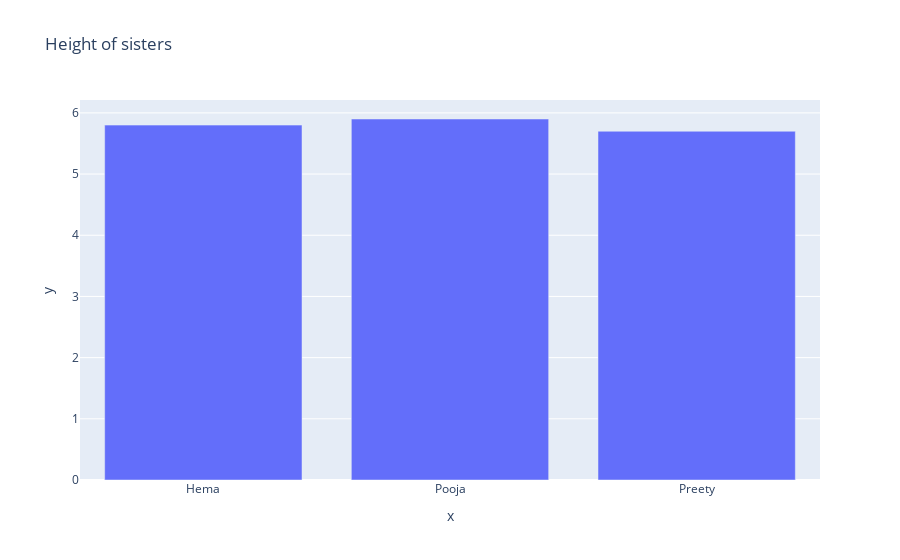

Notebook code cell kept with this figure:
### Code cell
fig = px.bar(x=names, y=heights, title='Height of sisters')
fig.show()
fig.write_html("01_barplot.html")

### Figure 1 — Plotly figure (JSON) as saved in the notebook; plotly's stock layout.template omitted (floating-point values rounded to 4 significant figures)
{"data": [{"alignmentgroup": "True", "hovertemplate": "x=%{x}<br>y=%{y}<extra></extra>", "legendgroup": "", "marker": {"color": "#636efa", "pattern": {"shape": ""}}, "name": "", "offsetgroup": "", "orientation": "v", "showlegend": false, "textposition": "auto", "type": "bar", "x": ["Hema", "Pooja", "Preety"], "xaxis": "x", "y": [5.8, 5.9, 5.7], "yaxis": "y"}], "layout": {"barmode": "relative", "legend": {"tracegroupgap": 0}, "title": {"text": "Height of sisters"}, "xaxis": {"anchor": "y", "domain": [0, 1], "title": {"text": "x"}}, "yaxis": {"anchor": "x", "domain": [0, 1], "title": {"text": "y"}}}}
